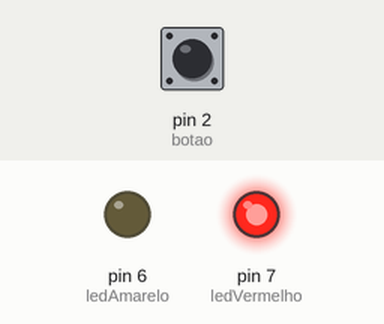
The sketch below on a simulated Arduino Uno, built with avr-gcc and run on an emulated ATmega328P. Parts: output pins drawn as LEDs (lit = HIGH). Inputs (shaded band) come from the test bench; at power-on: pin 2 (botao) LOW.

Above: at 1.2 s.
1.3 s: pin 2 (botao) pulled HIGH for 0.15 s
At 1.8 s:
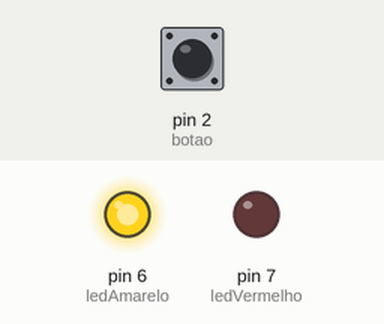
3.0 s: pin 2 (botao) pulled HIGH for 1 s
At 3.8 s:
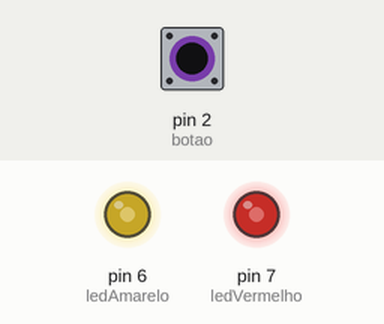
5.5 s: pin 2 (botao) pulled HIGH for 0.15 s
At 6.2 s:
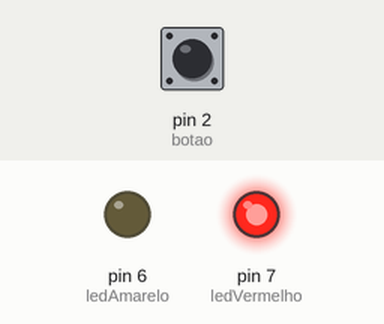
7.2 s: pin 2 (botao) pulled HIGH for 3.2 s
At 7.6 s:
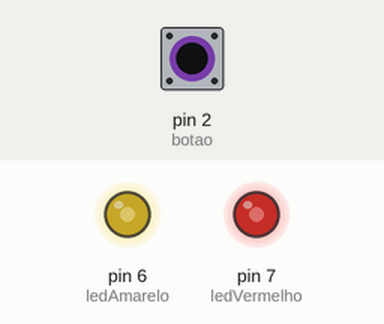
Timing chart, 0 to 11.9 s (numbered marks = the images above; inputs shaded):
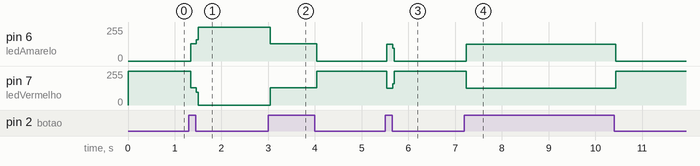

The sketch:

Botao_blink_alterado.ino
```cpp
const int ledVermelho = 7;
const int ledAmarelo = 6;
const int botao = 2;

void setup() {
  // Configura os LEDs como saida
  pinMode(ledVermelho, OUTPUT);
  pinMode(ledAmarelo, OUTPUT);

  // Configura o botao como entrada
  pinMode(botao, INPUT);

  // Configura o LED vermelho como ligado
  digitalWrite(ledVermelho, HIGH);
  // Configura o LED amarelo como desligado'
  digitalWrite(ledAmarelo, LOW);
}

void loop() {
  // O if checa se o botao foi pressionado
  if (digitalRead(botao) == HIGH) {
    // Variaveis que recebem o valor atual dos LEDs
    bool estadoLedVermelho = digitalRead(ledVermelho);
    bool estadoLedAmarelo = digitalRead(ledAmarelo);

    // Inverte os valores dos LEDs
    digitalWrite(ledVermelho, !estadoLedVermelho);
    digitalWrite(ledAmarelo, !estadoLedAmarelo);
  }

}
```

Measured:
- after the input at 1.3 s, pin 6 (ledAmarelo): 0/255 → 128/255 at once, → 255/255 0.12 s later; pin 7 (ledVermelho): 255/255 → 128/255 at once, → 0/255 0.12 s later
- after the input at 3.0 s, pin 6 (ledAmarelo): 255/255 → 128/255 at once, → 0/255 1.0 s later; pin 7 (ledVermelho): 0/255 → 128/255 at once, → 255/255 1.0 s later
- after the input at 5.5 s, pin 6 (ledAmarelo): 0/255 → 127/255 at once, → 0/255 0.12 s later; pin 7 (ledVermelho): 255/255 → 127/255 at once, → 255/255 0.12 s later
- after the input at 7.2 s, pin 6 (ledAmarelo): 0/255 → 127/255 at once, → 0/255 3.2 s later; pin 7 (ledVermelho): 255/255 → 127/255 at once, → 255/255 3.2 s later
